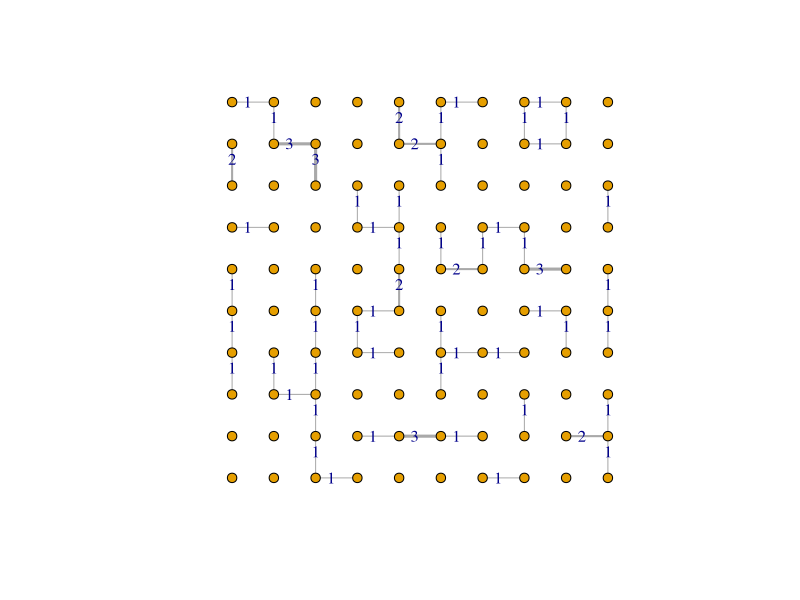
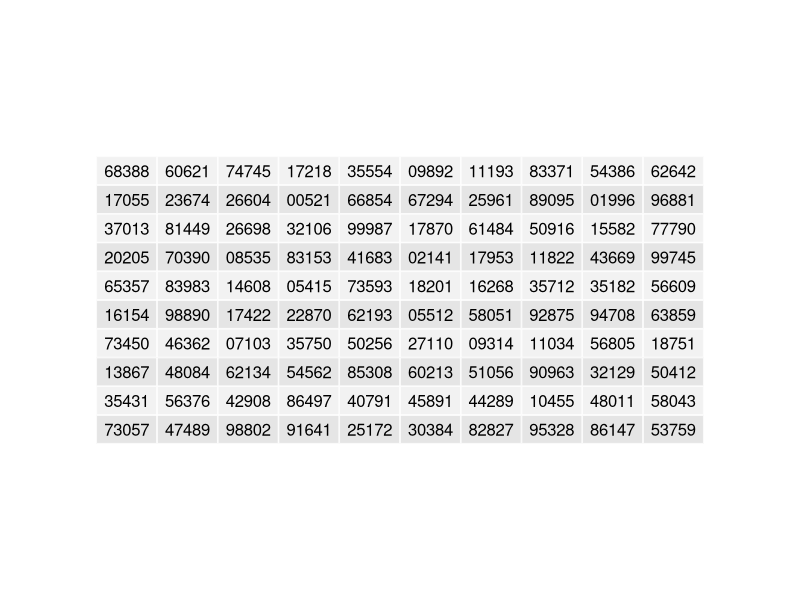
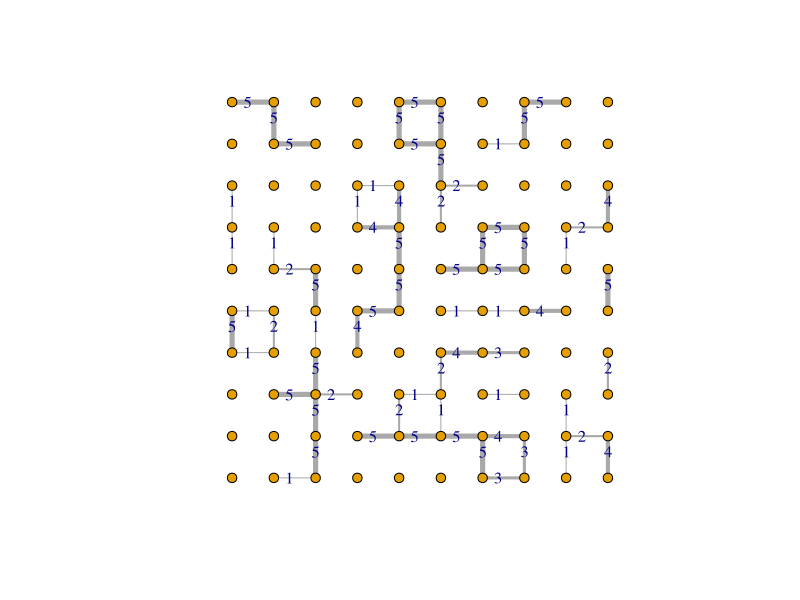

Here is the R script that generated these plots, in order: (Note: this script raises an error after producing the figures.)
#' zt\b ---
#' title: "R Notebook"
#' output: html_notebook
#' ---
#' 
#' This project examines the process of different cultures influencing each other to become more alike. We explore the effect of changing the complexity of a cultural make-up and the size of the grid we are working on. 
#' 
#' We carry this out by working on a 10x10 grid of nodes - which we can call 'villages'. Each village is assigned a code of 5 numbers from 0-9. This code represents the village's culture, with each number being a cultural trait and the values 0-9 for these numbers representing different features of that trait. If two neighbouring villages share a trait in common they are able to influence one another - a successful influence event involves one village changing the trait of a target village to match theirs. The more similar two villages' cultures are the more likely an influence event will occur. This simulation will ideally run until there are no more villages that can influence each other.
#' 
#' Below we first write the function to generate a culture - as we can see we are making a 5 number code of numbers from 0-9. Later on when we are experimenting with changing culture complexity the number of features and traits can vary.
#' 
#' We then initialise our experiment by creating the grid, all the nodes on it and the associated culture for each node.
#' 
## ------------------------------------------------------------------------------------------------------
# Load necessary libraries
library(igraph)
library(gridExtra)

# Function to generate a node's culture (5 random numbers between 0 and 9)
generate_culture <- function() {
  sample(0:9, 5, replace = TRUE)
}

# Initialize a 10x10 grid of nodes
grid_size <- 10
nodes <- matrix(nrow = grid_size, ncol = grid_size)
cultures <- matrix(list(), nrow = grid_size, ncol = grid_size)
sequences <- matrix("", nrow = grid_size, ncol = grid_size)

# Function to calculate common culture considering position
common_culture <- function(culture1, culture2) {
  sum(culture1 == culture2)
}

for (i in 1:grid_size) {
  for (j in 1:grid_size) {
    culture <- generate_culture()
    cultures[i, j] <- list(culture)
    sequences[i, j] <- paste(culture, collapse = "")
  }
}

#' 
#' We create a small function that determines the similarity of two cultures
#' 
## ------------------------------------------------------------------------------------------------------
# Create a graph
g <- make_empty_graph(directed = FALSE)

# Add vertices with coordinates
layout_matrix <- matrix(0, nrow = grid_size^2, ncol = 2)
for (i in 1:grid_size) {
  for (j in 1:grid_size) {
    g <- add_vertices(g, 1, name = paste(i, j, sep = "_"))
    layout_matrix[(i-1)*grid_size + j, ] <- c(j, grid_size - i + 1)
  }
}

#' 
## ------------------------------------------------------------------------------------------------------
# Add edges based on common culture considering position
for (i in 1:grid_size) {
  for (j in 1:grid_size) {
    current_culture <- cultures[[i, j]]
    if (i < grid_size) {
      # Neighbor to the right
      right_culture <- cultures[[i + 1, j]]
      common <- common_culture(current_culture, right_culture)
      if (common > 0) {
        g <- add_edges(g, c(paste(i, j, sep = "_"), paste(i + 1, j, sep = "_")), weight = common)
      }
    }
    if (j < grid_size) {
      # Neighbor below
      below_culture <- cultures[[i, j + 1]]
      common <- common_culture(current_culture, below_culture)
      if (common > 0) {
        g <- add_edges(g, c(paste(i, j, sep = "_"), paste(i, j + 1, sep = "_")), weight = common)
      }
    }
  }
}

#' 
## ------------------------------------------------------------------------------------------------------
# Create a table of node sequences
table_plot <- tableGrob(sequences)

# Plot the graph with a fixed layout
plot(g, layout = layout_matrix, vertex.label = NA, edge.label = E(g)$weight, vertex.size = 5, edge.width = E(g)$weight, edge.arrow.size = 0.5)

# Arrange table and network plot side by side
grid.arrange(table_plot, ncol = 1)

#' 
## ------------------------------------------------------------------------------------------------------


#' 
#' 
## ------------------------------------------------------------------------------------------------------
# Function to perform cultural influence
cultural_influence <- function() {
  # Select a random node A
  node_A <- sample(V(g), 1)
  A_coords <- as.integer(strsplit(V(g)$name[node_A], "_")[[1]])
  A_culture <- cultures[[A_coords[1], A_coords[2]]]
  
  # Find the neighbors of node A
  neighbors <- adjacent_vertices(g, node_A)
  if (length(neighbors[[1]]) == 0) return()
  
  # Select a random neighbor B
  node_B <- sample(neighbors[[1]], 1)
  B_coords <- as.integer(strsplit(V(g)$name[node_B], "_")[[1]])
  B_culture <- cultures[[B_coords[1], B_coords[2]]]
  
  # Calculate similarity
  S <- common_culture(A_culture, B_culture)
  N <- length(A_culture)
  similarity <- S / N
  
  # Only proceed if they have at least one trait in common but not all
  if (S > 0 && S < N) {
    # With probability S/N, have one trait of A change to one from B
    if (runif(1) < similarity) {
      # Select a random position to change
      pos <- sample(which(A_culture != B_culture), 1)
      A_culture[pos] <- B_culture[pos]
      cultures[[A_coords[1], A_coords[2]]] <<- A_culture
      sequences[A_coords[1], A_coords[2]] <<- paste(A_culture, collapse = "")
    }
  }
}

#' 
#' 
#' 
## ------------------------------------------------------------------------------------------------------
total_steps <- 100000
segment_steps <- 20000
num_segments <- total_steps / segment_steps

# Initialize an empty list to store plots
plots <- vector("list", num_segments)

for (i in 1:num_segments) {
  for (j in 1:segment_steps) {
    cultural_influence()
  }

  # After each segment, update the graph and save the plot
  g <- graph.empty(directed = FALSE)
  
  # Add vertices with coordinates
  for (x in 1:grid_size) {
    for (y in 1:grid_size) {
      g <- add_vertices(g, 1, name = paste(x, y, sep = "_"))
    }
  }
  
  # Add edges based on updated cultures
  for (x in 1:grid_size) {
    for (y in 1:grid_size) {
      current_culture <- cultures[[x, y]]
      if (x < grid_size) {
        # Neighbor to the right
        right_culture <- cultures[[x + 1, y]]
        common <- common_culture(current_culture, right_culture)
        if (common > 0) {
          g <- add_edges(g, c(paste(x, y, sep = "_"), paste(x + 1, y, sep = "_")), weight = common)
        }
      }
      if (y < grid_size) {
        # Neighbor below
        below_culture <- cultures[[x, y + 1]]
        common <- common_culture(current_culture, below_culture)
        if (common > 0) {
          g <- add_edges(g, c(paste(x, y, sep = "_"), paste(x, y + 1, sep = "_")), weight = common)
        }
      }
    }
  }

  # Create a table of updated node sequences
  table_plot <- tableGrob(sequences)
  
  # Save the plot to the list
  plots[[i]] <- arrangeGrob(
    grobs = list(table_plot, 
                 plot(g, layout = layout_matrix, vertex.label = NA, edge.label = E(g)$weight, 
                      vertex.size = 5, edge.width = E(g)$weight, edge.arrow.size = 0.5)),
    ncol = 1
  )
}

# Display all the plots
grid.arrange(grobs = plots, ncol = 1)

#' 
#' 
## ------------------------------------------------------------------------------------------------------
##the problem with the above simulation is that it spends a long long while filtering between two very very similar regions bu still slightly different

#' 
#' 
#' 
#' 
#' 
#' ## PART 2: COUNTING NUMBER OF STABLE REGIONS
#' 
## ------------------------------------------------------------------------------------------------------
generate_culture <- function(num_features, num_traits) {
  sample(0:(num_traits - 1), num_features, replace = TRUE)
}

grid_size <- 10
nodes <- matrix(nrow = grid_size, ncol = grid_size)
cultures <- matrix(list(), nrow = grid_size, ncol = grid_size)
sequences <- matrix("", nrow = grid_size, ncol = grid_size)


#' 
#' 
#' 
#' 
## ------------------------------------------------------------------------------------------------------
for (i in 1:3) {
  for (j in 1:3) {
    num_features <- 5 * i
    num_traits <- 5 * j
    
    # Initialize cultures and sequences matrices
    for (k in 1:grid_size) {
      for (l in 1:grid_size) {
        culture <- generate_culture(num_features, num_traits)
        cultures[k, l] <- list(culture)
        sequences[k, l] <- paste(culture, collapse = "")
      }
    }
    
    g <- graph.empty(directed = FALSE)

    # Add vertices with coordinates
    layout_matrix <- matrix(0, nrow = grid_size^2, ncol = 2)
    for (m in 1:grid_size) {
      for (n in 1:grid_size) {
        g <- add_vertices(g, 1, name = paste(m, n, sep = "_"))
        layout_matrix[(m-1)*grid_size + n, ] <- c(n, grid_size - m + 1)
      }
    }
    
    # Add edges based on initial cultures
    for (m in 1:grid_size) {
      for (n in 1:grid_size) {
        current_culture <- cultures[[m, n]]
        if (m < grid_size) {
          # Neighbor to the right
          right_culture <- cultures[[m + 1, n]]
          common <- common_culture(current_culture, right_culture)
          if (common > 0) {
            g <- add_edges(g, c(paste(m, n, sep = "_"), paste(m + 1, n, sep = "_")), weight = common)
          }
        }
        if (n < grid_size) {
          # Neighbor below
          below_culture <- cultures[[m, n + 1]]
          common <- common_culture(current_culture, below_culture)
          if (common > 0) {
            g <- add_edges(g, c(paste(m, n, sep = "_"), paste(m, n + 1, sep = "_")), weight = common)
          }
        }
      }
    }
    
    total_steps <- 100000
    segment_steps <- 20000
    num_segments <- total_steps / segment_steps

    for (seg in 1:num_segments) {
      for (step in 1:segment_steps) {
        cultural_influence()
      }

      # Update the graph after cultural influence
      g <- graph.empty(directed = FALSE)
      for (m in 1:grid_size) {
        for (n in 1:grid_size) {
          g <- add_vertices(g, 1, name = paste(m, n, sep = "_"))
        }
      }
      
      for (m in 1:grid_size) {
        for (n in 1:grid_size) {
          current_culture <- cultures[[m, n]]
          if (m < grid_size) {
            # Neighbor to the right
            right_culture <- cultures[[m + 1, n]]
            common <- common_culture(current_culture, right_culture)
            if (common > 0) {
              g <- add_edges(g, c(paste(m, n, sep = "_"), paste(m + 1, n, sep = "_")), weight = common)
            }
          }
          if (n < grid_size) {
            # Neighbor below
            below_culture <- cultures[[m, n + 1]]
            common <- common_culture(current_culture, below_culture)
            if (common > 0) {
              g <- add_edges(g, c(paste(m, n, sep = "_"), paste(m, n + 1, sep = "_")), weight = common)
            }
          }
        }
      }
    }
  
    # Calculate the number of stable regions in the final graph
    clusters <- components(g)
    stable_regions <- sum(clusters$csize > 1)

    # Print the number of stable regions
    cat("Number of stable regions (Features:", num_features, ", Traits:", num_traits, "):", stable_regions, "\n")
  }
}

#' 
#' ## PART 3: VARYING GRID SIZE
#' 
## ------------------------------------------------------------------------------------------------------
# Range of grid sizes (from 5x5 to 50x50, in steps of 5)
grid_sizes <- seq(5, 50, by = 5)

# Fixed number of features and traits
num_features <- 5
num_traits <- 15

for (grid_size in grid_sizes) {
  # Initialize cultures and sequences matrices
  cultures <- matrix(list(), nrow = grid_size, ncol = grid_size)
  sequences <- matrix("", nrow = grid_size, ncol = grid_size)
  
  for (k in 1:grid_size) {
    for (l in 1:grid_size) {
      culture <- generate_culture(num_features, num_traits)
      cultures[k, l] <- list(culture)
      sequences[k, l] <- paste(culture, collapse = "")
    }
  }
  
  g <- graph.empty(directed = FALSE)

  # Add vertices with coordinates
  layout_matrix <- matrix(0, nrow = grid_size^2, ncol = 2)
  for (m in 1:grid_size) {
    for (n in 1:grid_size) {
      g <- add_vertices(g, 1, name = paste(m, n, sep = "_"))
      layout_matrix[(m-1)*grid_size + n, ] <- c(n, grid_size - m + 1)
    }
  }
  
  # Add edges based on initial cultures
  for (m in 1:grid_size) {
    for (n in 1:grid_size) {
      current_culture <- cultures[[m, n]]
      if (m < grid_size) {
        # Neighbor to the right
        right_culture <- cultures[[m + 1, n]]
        common <- common_culture(current_culture, right_culture)
        if (common > 0) {
          g <- add_edges(g, c(paste(m, n, sep = "_"), paste(m + 1, n, sep = "_")), weight = common)
        }
      }
      if (n < grid_size) {
        # Neighbor below
        below_culture <- cultures[[m, n + 1]]
        common <- common_culture(current_culture, below_culture)
        if (common > 0) {
          g <- add_edges(g, c(paste(m, n, sep = "_"), paste(m, n + 1, sep = "_")), weight = common)
        }
      }
    }
  }
  
  total_steps <- 10000 * grid_size
  segment_steps <- 2000 * grid_size
  num_segments <- total_steps / segment_steps

  for (seg in 1:num_segments) {
    for (step in 1:segment_steps) {
      cultural_influence()
    }

    # Update the graph after cultural influence
    g <- graph.empty(directed = FALSE)
    for (m in 1:grid_size) {
      for (n in 1:grid_size) {
        g <- add_vertices(g, 1, name = paste(m, n, sep = "_"))
      }
    }
    
    for (m in 1:grid_size) {
      for (n in 1:grid_size) {
        current_culture <- cultures[[m, n]]
        if (m < grid_size) {
          # Neighbor to the right
          right_culture <- cultures[[m + 1, n]]
          common <- common_culture(current_culture, right_culture)
          if (common > 0) {
            g <- add_edges(g, c(paste(m, n, sep = "_"), paste(m + 1, n, sep = "_")), weight = common)
          }
        }
        if (n < grid_size) {
          # Neighbor below
          below_culture <- cultures[[m, n + 1]]
          common <- common_culture(current_culture, below_culture)
          if (common > 0) {
            g <- add_edges(g, c(paste(m, n, sep = "_"), paste(m, n + 1, sep = "_")), weight = common)
          }
        }
      }
    }
  }

  # Calculate the number of stable regions in the final graph
  clusters <- components(g)
  stable_regions <- sum(clusters$csize > 1)

  # Print the number of stable regions
  cat("Number of stable regions for grid size", grid_size, "x", grid_size, ":", stable_regions, "\n")
}

#' 
#' ## JANUARY UPDATE
#' Work on making the above section more efficient
#' -NEW: task to vary the degree k of each node.
#' 
## ------------------------------------------------------------------------------------------------------
cultural_influence <- function(g, cultures) {
  node_A <- sample(V(g), 1)
  neighbors <- neighbors(g, node_A)
  if (length(neighbors) == 0) return(cultures)
  
  node_B <- sample(neighbors, 1)
  
  A_culture <- cultures[[node_A]]
  B_culture <- cultures[[node_B]]
  
  # Calculate similarity
  S <- sum(A_culture == B_culture)
  N <- length(A_culture)
  similarity <- S / N
  
  if (S > 0 && S < N && runif(1) < similarity) {
    differing <- which(A_culture != B_culture)
    change_idx <- sample(differing, 1)
    A_culture[change_idx] <- B_culture[change_idx]
    cultures[[node_A]] <- A_culture
  }
  
  cultures
}

#' 
## ------------------------------------------------------------------------------------------------------
# Simulation parameters
num_nodes <- 30
num_features <- 5
num_traits <- 10
k_values <- seq(1, 10) # k-nearest neighbors to test
steps <- 100000          # Number of cultural influence steps per simulation

# Store results
stable_regions_results <- numeric(length(k_values))

#' 
## ------------------------------------------------------------------------------------------------------
# Perform simulations
for (idx in seq_along(k_values)) {
  k <- k_values[idx]
  cat("Running simulation for k =", k, "\n")
  
  # Create lattice graph
  g <- graph.lattice(dimvector = num_nodes, nei = k, directed = FALSE, periodic = TRUE)
  
  # Initialize cultures
  cultures <- replicate(vcount(g), generate_culture(num_features, num_traits), simplify = FALSE)
  
  # Run cultural influence
  for (step in seq_len(steps)) {
    cultures <- cultural_influence(g, cultures)
  }
  
  # Determine stable regions
  # Two nodes are in the same region if their cultures are identical
  culture_strings <- sapply(cultures, paste, collapse = "")
  unique_cultures <- unique(culture_strings)
  stable_regions_results[idx] <- length(unique_cultures)
}

#' 
## ------------------------------------------------------------------------------------------------------
library(ggplot2)

# Create results dataframe
results <- data.frame(
  k = k_values,
  stable_regions = stable_regions_results
)

# Print results
print(results)

# Plot the results
ggplot(results, aes(x = k, y = stable_regions)) +
  geom_line() +
  geom_point() +
  labs(
    title = "Stable Regions vs. Node Degree",
    x = "Node Degree (k)",
    y = "Number of Stable Regions"
  ) +
  theme_minimal()

#' 
## ------------------------------------------------------------------------------------------------------
# Simulation parameters
num_features <- 5
num_traits <- 10
node_values <- seq(10, 150, by = 10) # Number of nodes to test
k <- 2                               # Fixed k-nearest neighbors
steps <- 100000                      # Number of cultural influence steps per simulation

# Store results
stable_regions_results <- numeric(length(node_values))

# Perform simulations
for (idx in seq_along(node_values)) {
  num_nodes <- node_values[idx]
  cat("Running simulation for num_nodes =", num_nodes, "\n")
  
  # Create lattice graph
  g <- graph.lattice(dimvector = num_nodes, nei = k, directed = FALSE, periodic = TRUE)
  
  # Initialize cultures
  cultures <- replicate(vcount(g), generate_culture(num_features, num_traits), simplify = FALSE)
  
  # Run cultural influence
  for (step in seq_len(steps)) {
    cultures <- cultural_influence(g, cultures)
  }
  
  # Determine stable regions
  culture_strings <- sapply(cultures, paste, collapse = "")
  unique_cultures <- unique(culture_strings)
  stable_regions_results[idx] <- length(unique_cultures)
}

#' 
## ------------------------------------------------------------------------------------------------------
print(stable_regions_results)

#' 
#' 
## ------------------------------------------------------------------------------------------------------
library(ggplot2)

# Create results dataframe
results <- data.frame(
  num_nodes = node_values,
  stable_regions = stable_regions_results
)

# Print results
print(results)

# Plot the results
ggplot(results, aes(x = num_nodes, y = stable_regions)) +
  geom_line() +
  geom_point() +
  labs(
    title = "Stable Regions vs. Number of Nodes",
    x = "Number of Nodes",
    y = "Number of Stable Regions"
  ) +
  theme_minimal()

#' 
